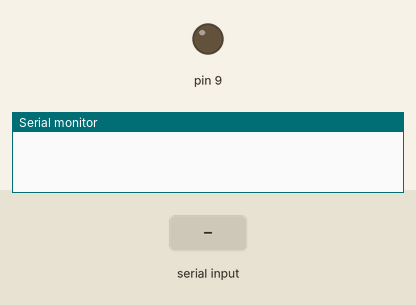
Bench run of a sketch on a simulated Arduino Uno, built with avr-gcc and run on an emulated ATmega328P. On the bench: output pins drawn as LEDs (lit = HIGH), the last lines printed to the serial monitor. Inputs (shaded band) come from the test bench.

Above: at 1.2 s.
1.3 s: "90,45\n" received over Serial
At 2.4 s:
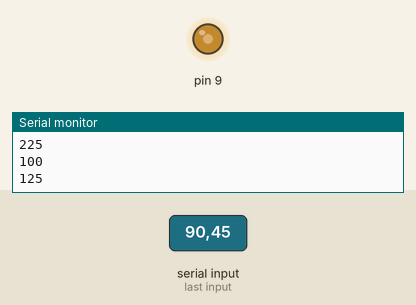
2.8 s: "200\n" received over Serial
At 3.4 s:
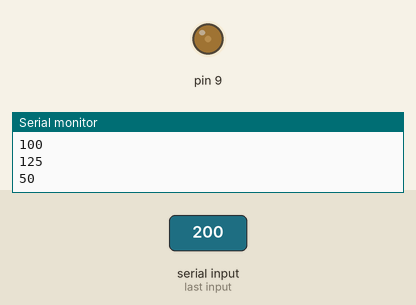
4.3 s: "5\n" received over Serial
At 4.6 s:
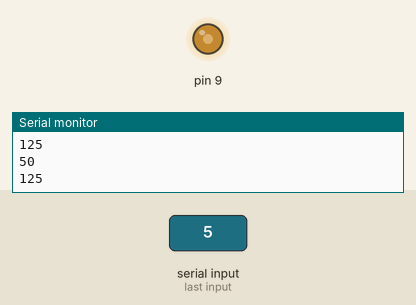
5.8 s: "90\n" received over Serial
At 6.9 s:
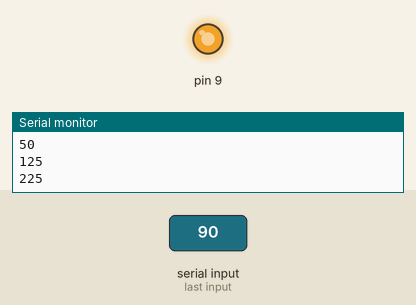
Timing chart, 0 to 8.3 s (numbered marks = the images above; inputs shaded):
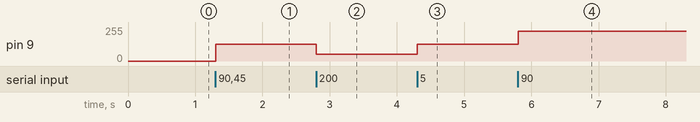

Measured:
- after the input at 1.3 s, pin 9: 0/255 → 125/255 at once
- after the input at 2.8 s, pin 9: 125/255 → 50/255 at once
- after the input at 4.3 s, pin 9: 50/255 → 125/255 at once
- after the input at 5.8 s, pin 9: 125/255 → 225/255 at once

The sketch:

Fan_blutooth_cntrol.ino
```cpp
void setup() {
  Serial.begin(9600);
  pinMode(9, OUTPUT);

}
void loop() {
  byte brightness = 0;
  if (Serial.available() > 0)
  {
    brightness = Serial.read ();
    if (brightness > '0' && brightness <= '9') {
      brightness = 25 * (brightness - '0');
      Serial.println (brightness);
//      Serial.print();
      analogWrite(9, brightness);
    }
  }
}
```
